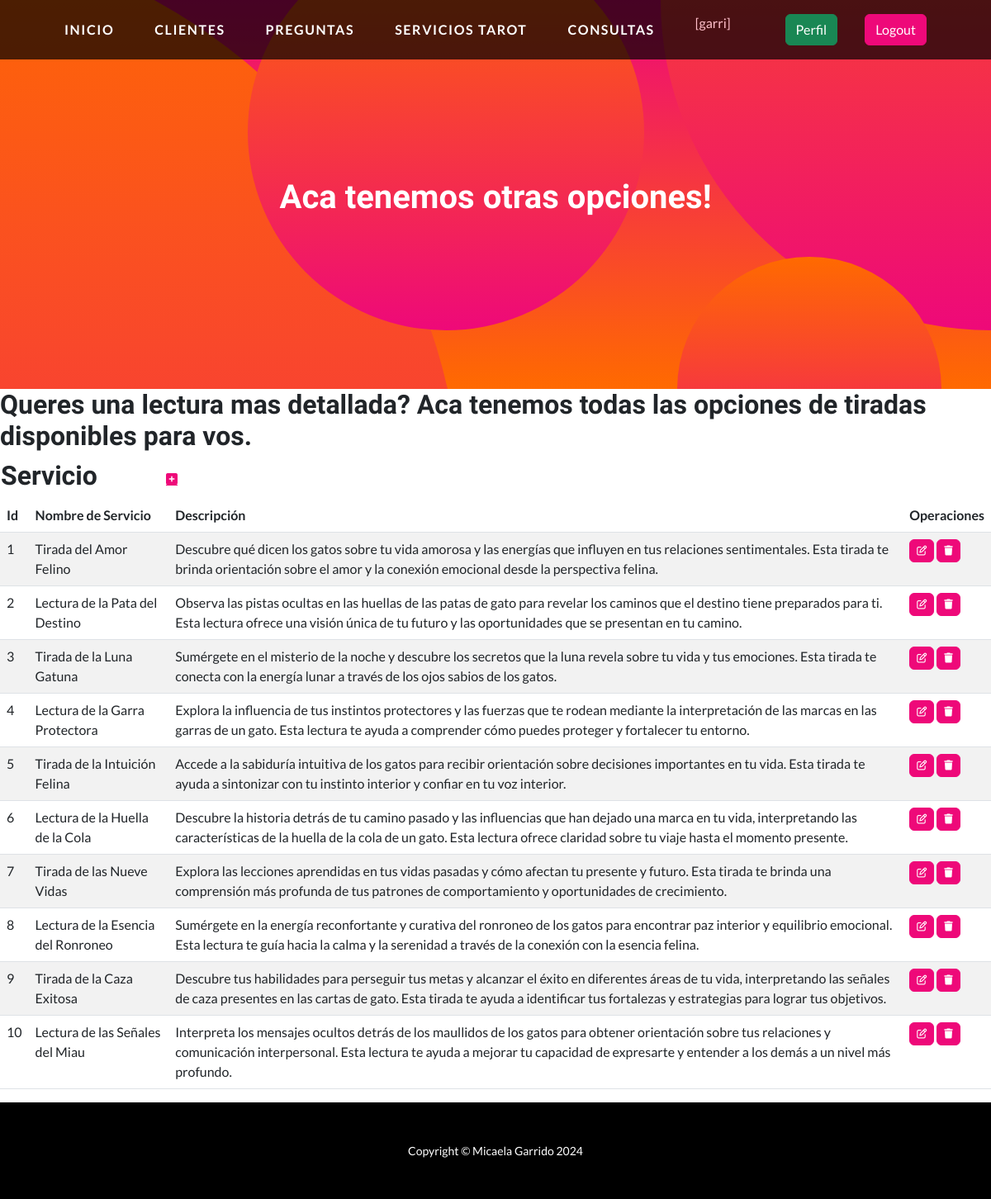
Page /serviciotarot/ (signed in) on the committed database.
### consultas/models.py (models this page shows, shortened)
class ServicioTarot(models.Model):
    nombre = models.CharField(max_length=100)
    descripcion = models.CharField(max_length=300)
    class Meta:
        verbose_name = "Servicio Tarot"
        verbose_name_plural = "Servicios Tarot"
    class Meta:
        ordering = ["nombre"]

### consultas/views.py (the view)
# urls.py: path('serviciotarot/', serviciotarot, name="serviciotarot"),
@login_required
def serviciotarot(request):
    servicios = ServicioTarot.objects.all().order_by("id")
    return render(request, 'aplicacion/serviciotarot.html', {'servicios': servicios})

### consultas/templates/aplicacion/serviciotarot.html
{% extends "aplicacion/index.html" %}
{% block titulo %}
<h1 class="mb-5">Aca tenemos otras opciones!</h1>
{% endblock titulo %}
{% block contenido %}
<h2>Queres una lectura mas detallada? Aca tenemos todas las opciones de tiradas disponibles para vos.</h2>
<table>
    <tr>
        <td width="200"><h2>Servicio</h2></td>
        <td>
            <a
            href="{% url 'servicio_create' %}"
            <i class="fa-solid fa-square-plus"></i>
            </a>
        </td>
    </tr>
</table>
<table class="table table-striped">
    <thead>
        <tr>
            <th>Id</th>
            <th>Nombre de Servicio</th>
            <th>Descripción</th>
            <th>Operaciones</th>
        </tr>
    </thead>
    <tbody>
    {% for servicio in servicios %}
        <tr>
            <td>{{ servicio.id }}</td>
            <td>{{ servicio.nombre }}</td>
            <td>{{ servicio.descripcion }}</td>
            <td>
                <a
                  href="{% url 'servicio_update' servicio.id %}"
                  class="btn btn-primary"
                  style="--bs-btn-padding-y: .25rem; --bs-btn-padding-x: .5rem; --bs-btn-font-size: .75rem;"
                  ><i class="fa-regular fa-pen-to-square" title="Edit Record"></i>
                </a>
                <a
                href="{% url 'servicio_delete' servicio.id %}"
                class="btn btn-primary"
                style="--bs-btn-padding-y: .25rem; --bs-btn-padding-x: .5rem; --bs-btn-font-size: .75rem;"
                ><i class="fa-solid fa-trash" title="Delete Record"></i>
                </a>
            </td>
        </tr>
    {% endfor %}
    </tbody>
</table>
{% endblock contenido %}

### consultas/templates/aplicacion/index.html (shortened to what this page needs)
<!DOCTYPE html>
<html lang="en">
    <head>
        {% load static %}
        <link href="{% static 'css/styles.css' %}" rel="stylesheet" />
        <link rel="stylesheet" href="https://cdnjs.cloudflare.com/ajax/libs/font-awesome/6.5.1/css/all.min.css"
    </head>
    <body id="page-top">
        <nav class="navbar navbar-expand-lg navbar-dark navbar-custom fixed-top">
            <div class="container px-5">
                <a class="navbar-brand" href="{% url 'home' %}">Inicio</a>
                {% if  user.is_authenticated %}
                    <a class="navbar-brand" href="{% url 'cliente' %}">Clientes</a>
                    <a class="navbar-brand" href="{% url 'pregunta'%}">Preguntas</a>
                    <a class="navbar-brand" href="{% url 'serviciotarot'%}">Servicios Tarot</a>
                    <a class="navbar-brand" href="{% url 'consulta'%}">Consultas</a>
                    <p style="color:pink">[{{user.username}}]</p>
                    <a class="btn btn-success" href="{% url 'perfil' %}">Perfil</a>
                    <a class="btn btn-primary" href="{% url 'logout' %}">Logout</a>
                {% else %}
                    <a class="btn btn-primary" href="{% url 'login' %}">Login</a>
                    <a class="btn btn-success" href="{% url 'registrar' %}">Registrarse</a>
                {% endif %}
                </div>
        </nav>
        <header class="masthead text-center text-white">
            <div class="masthead-content">
                <div class="container px-5">
                    {% block titulo %}{% endblock titulo %}
                </div>
            </div>
            <div class="bg-circle-1 bg-circle"></div>
            <div class="bg-circle-2 bg-circle"></div>
            <div class="bg-circle-3 bg-circle"></div>
            <div class="bg-circle-4 bg-circle"></div>
        </header>
    {% block contenido %}{% endblock contenido %}
    <footer class="py-5 bg-black">
        <div class="container px-5">
            <p class="m-0 text-center text-white small">Copyright &copy; Micaela Garrido 2024</p>
        </div>
    </footer>
</body>
</html>

### rows in the picture
ServicioTarot: id "1", nombre "Tirada del Amor Felino", descripcion "Descubre qué dicen los gatos sobre tu vida amorosa y las energías que influyen en tus relaciones sentimentales. Esta tirada te brinda orientación sobre el amor y la conexión emocional desde la perspectiva felina."
ServicioTarot: id "2", nombre "Lectura de la Pata del Destino", descripcion "Observa las pistas ocultas en las huellas de las patas de gato para revelar los caminos que el destino tiene preparados para ti. Esta lectura ofrece una visión única de tu futuro y las oportunidades que se presentan en tu camino."
ServicioTarot: id "3", nombre "Tirada de la Luna Gatuna", descripcion "Sumérgete en el misterio de la noche y descubre los secretos que la luna revela sobre tu vida y tus emociones. Esta tirada te conecta con la energía lunar a través de los ojos sabios de los gatos."
ServicioTarot: id "4", nombre "Lectura de la Garra Protectora", descripcion "Explora la influencia de tus instintos protectores y las fuerzas que te rodean mediante la interpretación de las marcas en las garras de un gato. Esta lectura te ayuda a comprender cómo puedes proteger y fortalecer tu entorno."
ServicioTarot: id "5", nombre "Tirada de la Intuición Felina", descripcion "Accede a la sabiduría intuitiva de los gatos para recibir orientación sobre decisiones importantes en tu vida. Esta tirada te ayuda a sintonizar con tu instinto interior y confiar en tu voz interior."
ServicioTarot: id "6", nombre "Lectura de la Huella de la Cola", descripcion "Descubre la historia detrás de tu camino pasado y las influencias que han dejado una marca en tu vida, interpretando las características de la huella de la cola de un gato. Esta lectura ofrece claridad sobre tu viaje hasta el momento presente."
ServicioTarot: id "7", nombre "Tirada de las Nueve Vidas", descripcion "Explora las lecciones aprendidas en tus vidas pasadas y cómo afectan tu presente y futuro. Esta tirada te brinda una comprensión más profunda de tus patrones de comportamiento y oportunidades de crecimiento."
ServicioTarot: id "8", nombre "Lectura de la Esencia del Ronroneo", descripcion "Sumérgete en la energía reconfortante y curativa del ronroneo de los gatos para encontrar paz interior y equilibrio emocional. Esta lectura te guía hacia la calma y la serenidad a través de la conexión con la esencia felina."
ServicioTarot: id "9", nombre "Tirada de la Caza Exitosa", descripcion "Descubre tus habilidades para perseguir tus metas y alcanzar el éxito en diferentes áreas de tu vida, interpretando las señales de caza presentes en las cartas de gato. Esta tirada te ayuda a identificar tus fortalezas y estrategias para lograr tus objetivos."
ServicioTarot: id "10", nombre "Lectura de las Señales del Miau", descripcion "Interpreta los mensajes ocultos detrás de los maullidos de los gatos para obtener orientación sobre tus relaciones y comunicación interpersonal. Esta lectura te ayuda a mejorar tu capacidad de expresarte y entender a los demás a un nivel más profundo."

### other values in the picture
{{ user.username }} "garri"
